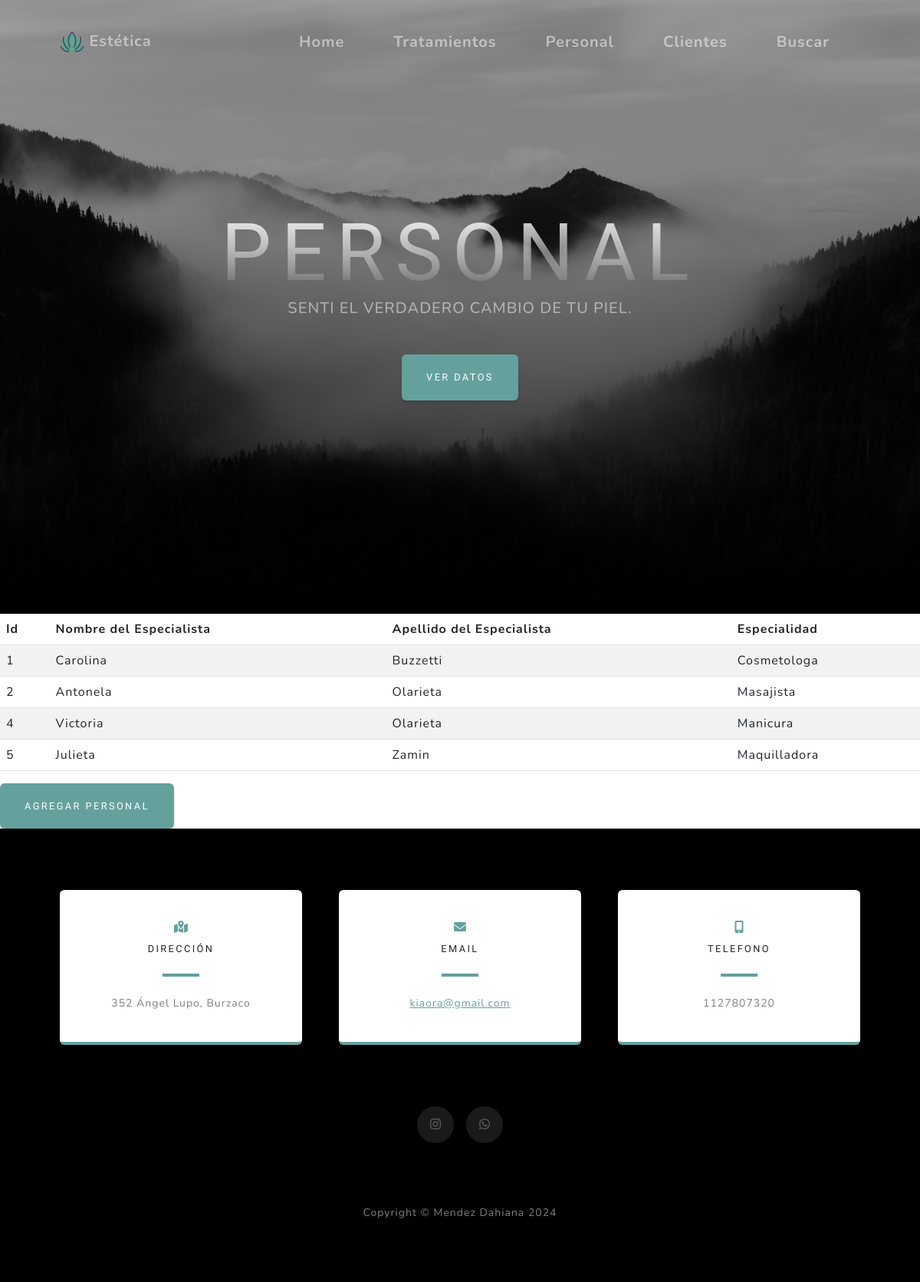
Screenshot of /App3raEntrega/personal with the database file from the repository.
### App3raEntrega/models.py (models this page shows, shortened)
class Personal(models.Model):
    nombre = models.CharField(max_length=100)
    apellido = models.CharField(max_length=100)
    especialidad = models.CharField(max_length=100)
    class Meta:
        verbose_name = "Personal"
        verbose_name_plural = "Empleados"

### App3raEntrega/views.py (the view)
# urls.py: path('personal', personal, name="personal"),
def personal(request):
    contexto = {'personal': Personal.objects.all()}
    return render(request, "APP3raEntrega/personal.html", contexto)

### App3raEntrega/templates/App3raEntrega/personal.html
{%extends 'App3raEntrega/inicio.html' %}
{% block titulo %}
<h1 class="mx-auto my-0 text-uppercase">Personal</h1>
{% endblock titulo %}
{% block boton %}
<a class="btn btn-primary" href="#projects">VER DATOS</a>
{% endblock boton %}
{% block contenido %}
<table class="table table-striped">
    <thead>
        <tr>
            <th>Id</th>
            <th>Nombre del Especialista</th>
            <th>Apellido del Especialista</th>
            <th>Especialidad</th>
        </tr>
    </thead>
    <tbody>
{% for p in personal  %}
        <tr>
            <td>{{ p.id }}</td>
            <td>{{ p.nombre }}</td>
            <td>{{ p.apellido }}</td>
            <td>{{ p.especialidad }}</td>
        </tr>
{% endfor %}
    </tbody>
</table>
{% endblock contenido %}
{% block boton1 %}
<a class="btn btn-primary" href="{% url 'personal_formulario' %}">AGREGAR PERSONAL</a>
{% endblock boton1 %}

### rows the page displays
Personal: id "1", nombre "Carolina", apellido "Buzzetti", especialidad "Cosmetologa"
Personal: id "2", nombre "Antonela", apellido "Olarieta", especialidad "Masajista"
Personal: id "4", nombre "Victoria", apellido "Olarieta", especialidad "Manicura"
Personal: id "5", nombre "Julieta", apellido "Zamin", especialidad "Maquilladora"
